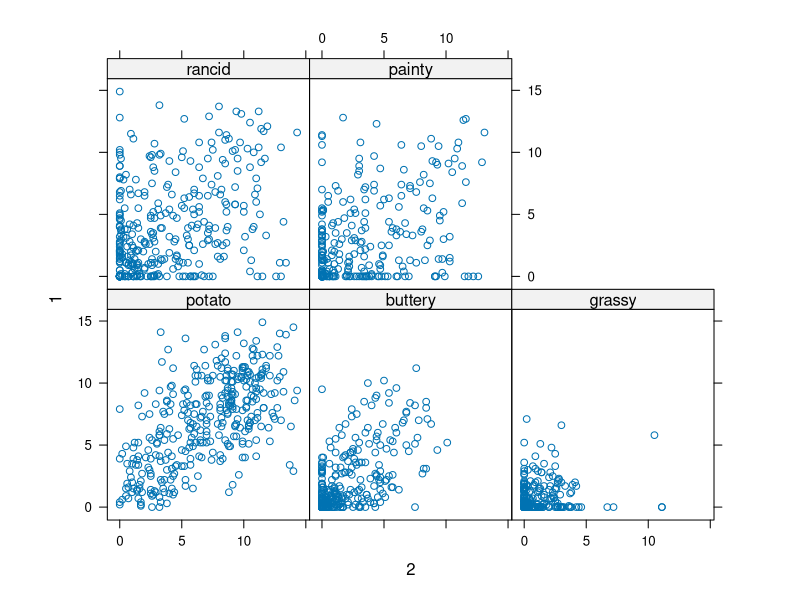

Source code (R):
library(reshape2)

# generate data.frame
long <- expand.grid(
  SITE = c("A","B"),
  TREAT = c("low","med","high"), 
  REP = c(1:5)
)

long$YIELD <- round(rnorm(10)*5 + 15); 

long

# Long-to-wide conversion with the reshape2 package, 
# where SITE and REP remain columns, but the treatment levels of TREAT now become several new columns:
wide <- dcast(long, 
              SITE + REP ~ TREAT, 
              value.var = "YIELD")

wide


# Wide-to-long conversion back to what we had before. 
# The variables that you want to maintain as  columns are SITE and REP, all others will be gathered into a new variable where the remaining columns become treatment levels. 
# You have to fix the variable names to get to the original long:
long2 <- melt(wide, 
              id.vars = c("SITE", "REP"))


names(long2) <- c("SITE","REP","TREAT","YIELD")

long2


# this is example from help of 'dcast'

# Air quality example
names(airquality) <- tolower(names(airquality))
aqm <- melt(airquality, 
            id = c("month", "day"), na.rm=TRUE)

acast(aqm, day ~ month ~ variable)
acast(aqm, month ~ variable, mean)
acast(aqm, month ~ variable, mean, margins = TRUE)
dcast(aqm, month ~ variable, mean, margins = c("month", "variable"))

library(plyr) # needed to access . function
acast(aqm, variable ~ month, mean, subset = .(variable == "ozone"))
acast(aqm, variable ~ month, mean, subset = .(month == 5))

#Chick weight example
names(ChickWeight) <- tolower(names(ChickWeight))
chick_m <- melt(ChickWeight, id = 2:4, na.rm=TRUE)

dcast(chick_m, time ~ variable, mean)   # average effect of time
dcast(chick_m, diet ~ variable, mean)   # average effect of diet
acast(chick_m, diet ~ time, mean)       # average effect of diet & time

# How many chicks at each time? - checking for balance
acast(chick_m, time ~ diet, length)
acast(chick_m, chick ~ time, mean)
acast(chick_m, chick ~ time, mean, subset = .(time < 10 & chick < 20))

acast(chick_m, time ~ diet, length)

dcast(chick_m, diet + chick ~ time)
acast(chick_m, diet + chick ~ time)
acast(chick_m, chick ~ time ~ diet)
acast(chick_m, diet + chick ~ time, length, margins="diet")
acast(chick_m, diet + chick ~ time, length, drop = FALSE)

#Tips example
dcast(melt(tips), sex ~ smoker, mean, subset = .(variable == "total_bill"))

ff_d <- melt(french_fries, id=1:4, na.rm=TRUE)
acast(ff_d, subject ~ time, length)
acast(ff_d, subject ~ time, length, fill=0)
dcast(ff_d, treatment ~ variable, mean, margins = TRUE)
dcast(ff_d, treatment + subject ~ variable, mean, margins="treatment")

if (require("lattice")) {
  lattice::xyplot(`1` ~ `2` | variable, dcast(ff_d, ... ~ rep), aspect="iso")
}